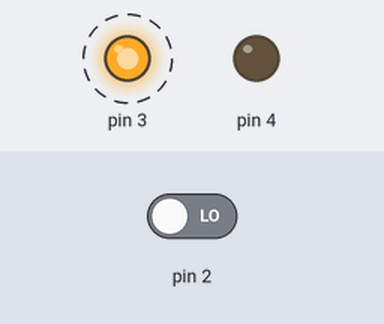
Bench run of a sketch on a simulated Arduino Uno, built with avr-gcc and run on an emulated ATmega328P. On the bench: output pins drawn as LEDs (lit = HIGH). Dashed ring = blinking. The inputs (shaded band) are chosen by the test bench; at power-on: pin 2 LOW.

Above: at 1.2 s.
1.3 s: pin 2 driven HIGH
At 3.5 s:
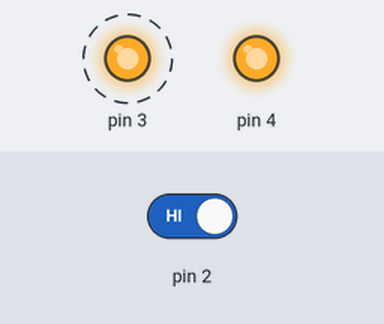
4.3 s: pin 2 driven LOW
At 6.8 s:
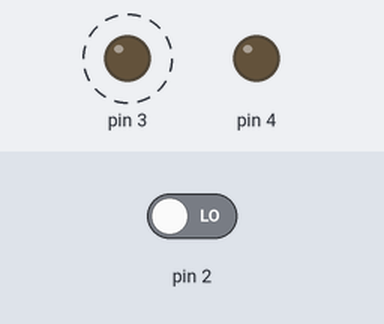
Timing chart, 0 to 13.3 s (numbered marks = the images above; inputs shaded):
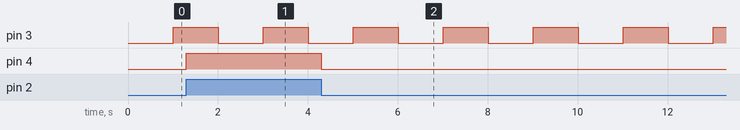

The sketch:

A024-timer-non-block.ino
```cpp
unsigned long t1, t2;
int led = LOW;

void setup () {
  pinMode(2, INPUT);
  pinMode(3, OUTPUT);
  pinMode(4, OUTPUT);
  t1 = millis();
}

void loop () {

  if ((millis() - t1) > 1000) {
    led = !led;
    digitalWrite(3, led);
    t1 = millis();
  }

  if (digitalRead(2)) {
    digitalWrite(4, HIGH);
  } else {
    digitalWrite(4, LOW);
  }

}
```

Measured:
- after the input at 1.3 s, pin 4: LOW → HIGH at once
- after the input at 4.3 s, pin 4: HIGH → LOW at once
- by itself, pin 3: alternates HIGH for 1.0 s and LOW for 1.0 s
